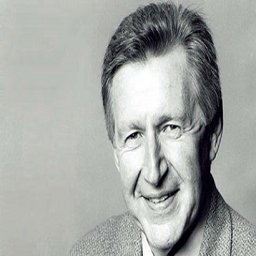
#> input picture 17JE003548_2/sample3.png, 256 x 256 px
$ python 3.py
#> lines starting #> are read from the running program, lines starting #| are printed output that depends on the picture
# -*- coding: utf-8 -*-
"""
Created on Thu Jan 21 14:38:23 2021

@author: Abhi
"""
import cv2
img=cv2.imread("sample3.png",0)
#> img: shape (256, 256); min 0, max 255, mean 166.9

cv2.imshow("image",img)
cv2.waitKey(0)
cv2.destroyAllWindows()

h,v=img.shape
#> h = 256; v = 256


#############################################################################
img2=img
k=3

for i in range(h-k):
    for j in range(v-k):
        s=0
        for x in range(k):
            for y in range(k):
                s+=(img[i+x][j+y])/(k*k)
        avg=s
        img2[i][j]=avg
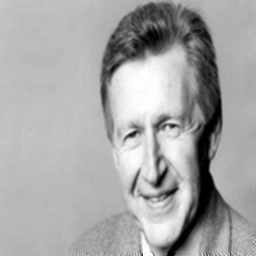
#> img2: shape (256, 256); min 0, max 255, mean 166.3

cv2.imshow("image",img2)
cv2.waitKey(0)
cv2.destroyAllWindows()

#############################################################################
img2=img
k=5

for i in range(h-k):
    for j in range(v-k):
        s=0
        for x in range(k):
            for y in range(k):
                s+=(img[i+x][j+y])/(k*k)
        avg=s
        img2[i][j]=avg
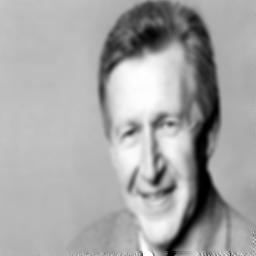
#> img2: shape (256, 256); min 0, max 255, mean 165.6

cv2.imshow("image",img2)
cv2.waitKey(0)
cv2.destroyAllWindows()
#############################################################################
img2=img
k=7

for i in range(h-k):
    for j in range(v-k):
        s=0
        for x in range(k):
            for y in range(k):
                s+=(img[i+x][j+y])/(k*k)
        avg=s
        img2[i][j]=avg
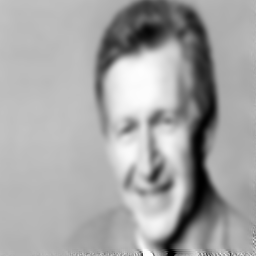
#> img2: shape (256, 256); min 0, max 255, mean 164.8

cv2.imshow("image",img2)
cv2.waitKey(0)
cv2.destroyAllWindows()
#############################################################################
img2=img
k=9

for i in range(h-k):
    for j in range(v-k):
        s=0
        for x in range(k):
            for y in range(k):
                s+=(img[i+x][j+y])/(k*k)
        avg=s
        img2[i][j]=avg
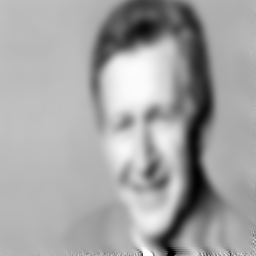
#> img2: shape (256, 256); min 0, max 255, mean 164

cv2.imshow("image",img2)
cv2.waitKey(0)
cv2.destroyAllWindows()

#############################################################################

$ run again, with 17JE003548_2/sample1.png copied over 17JE003548_2/sample3.png
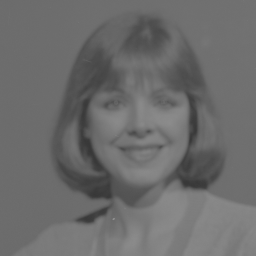
#> input picture 17JE003548_2/sample1.png, 256 x 256 px
#> img is the input picture: shape (256, 256); min 55, max 144, mean 107.9
#> after the loop `for i in range(h-k):`:
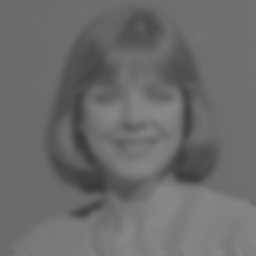
#> img2: shape (256, 256); min 58, max 136, mean 107.1

$ run again, with 17JE003548_2/sample2.png copied over 17JE003548_2/sample3.png
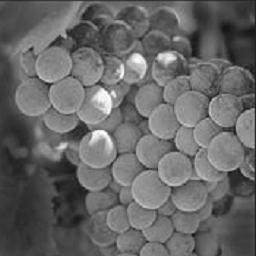
#> input picture 17JE003548_2/sample2.png, 256 x 256 px
#> after the loop `for i in range(h-k):`:
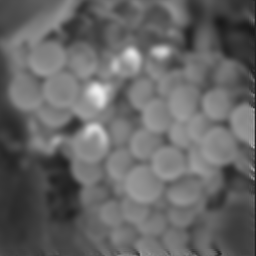
#> img2: shape (256, 256); min 25, max 238, mean 101.8
#> after the loop `for i in range(h-k):`:
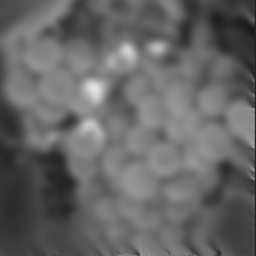
#> img2: shape (256, 256); min 25, max 227, mean 101.6
